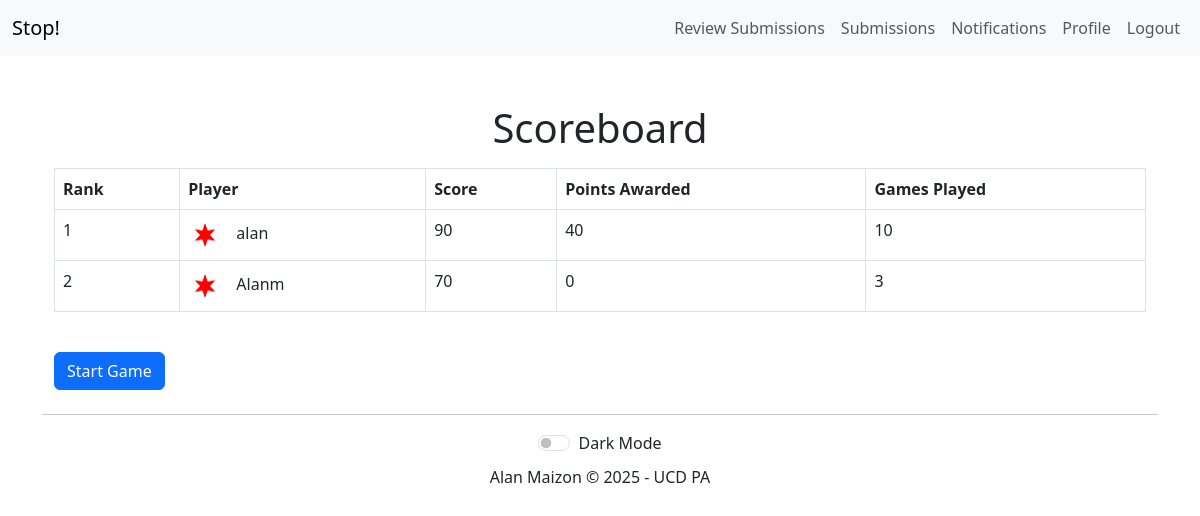
The page /game/lobby/ (signed in) on the database as committed earlier.
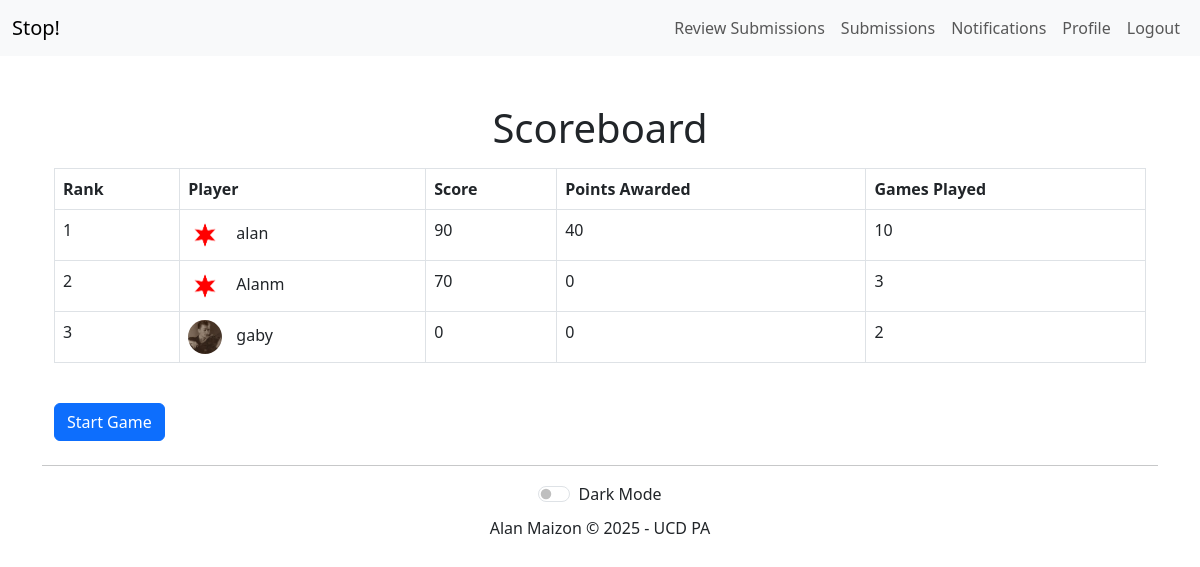
The same page on the database as committed later.
### game/models.py (models this page shows, shortened)
class Player(models.Model):
    user = models.OneToOneField(settings.AUTH_USER_MODEL, on_delete=models.CASCADE)
    score = models.PositiveIntegerField(default=0)
    @property
    def profile_picture_url(self):
        if self.user.avatar:
            return self.user.avatar.url
        return settings.STATIC_URL + 'default-avatar.png'

### user/models.py (models this page shows, shortened)
class User(AbstractUser):
    ROLE_CHOICES = (
        ('Admin', 'Admin'),
        ('Player', 'Player'),
    )
    role = models.CharField(max_length=10, choices=ROLE_CHOICES, default='Player')
    avatar = models.ImageField(upload_to='avatars/', blank=True, null=True)

### game/views.py (the view)
# urls.py: path('lobby/', views.lobby, name='lobby'),
@login_required
def lobby(request):
    players = Player.objects.order_by('-score')  # Order players by score (highest first)
    submissions = WordSubmission.objects.filter(status='approved').select_related('player')
    player_points = {player.id: 0 for player in players}
    for submission in submissions:
        player_points[submission.player.id] += submission.points_awarded
    player_games_played = {player.id: Submission.objects.filter(player=player).values('round').distinct().count() for player in players}
    ranked_players = []
    for rank, player in enumerate(players, start=1):
        ranked_players.append({
            'rank': rank,
            'player': player,
            'points_awarded': player_points[player.id],
            'games_played': player_games_played[player.id]
        })
    context = {
        'ranked_players': ranked_players,  # Ranked players data
    }
    return render(request, 'game/lobby.html', context)

### game/templates/game/lobby.html (shortened to what this page needs)
{% extends 'base.html' %}
{% block content %}
<div class="container mt-5">
    <h1 class="text-center">Scoreboard</h1>
    <table class="table table-bordered table-hover mt-3">
        <thead class="thead-light">
            <tr>
                <th>Rank</th>
                <th>Player</th>
                <th>Score</th>
                <th>Points Awarded</th>
                <th>Games Played</th>
            </tr>
        </thead>
        <tbody>
            {% for item in ranked_players %}
                <tr>
                    <td>{{ item.rank }}</td>
                    <td>
                        <img src="{{ item.player.profile_picture_url }}" class="imgthumbnail" alt="Profile Picture">
                        {{ item.player.user.username }}
                    </td>
                    <td>{{ item.player.score }}</td>
                    <td>{{ item.points_awarded }}</td>
                    <td>{{ item.games_played }}</td>
                </tr>
            {% endfor %}
        </tbody>
    </table>
    <a href="{% url 'game:start' %}" class="btn btn-primary mt-4">Start Game</a>
</div>
{% endblock %}

Rows that differ between the two databases and show on the page:
added Player: rank "3", shows a picture, player.user.username "gaby", player.score "0", points_awarded "0", games_played "2"
